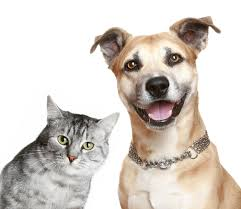
#> input picture ComputerVision/dogcat.jpg, 241 x 209 px, found by its file name
$ jupyter execute DogCatClassification.ipynb
#> lines starting #> are read from the running program, lines starting #| are printed output that depends on the picture; after the words box and inside, x2 and y2 are one past the last pixel; in counts of white or black regions, pixels touching at a corner belong together
[cell 1]
import cv2
import numpy as np

[cell 2]
image = cv2.imread("/Users/lakshmikeerthanaaravapalli/Desktop/ComputerVision/dogcat.jpg")
#> image is the input picture: shape (209, 241, 3); mean B, G, R 201.9, 208.6, 215.8
face=cv2.CascadeClassifier("/Users/lakshmikeerthanaaravapalli/Desktop/ComputerVision/haarcascade_frontalcatface.xml") #for detecting face

gray=cv2.cvtColor(image,cv2.COLOR_BGR2GRAY)
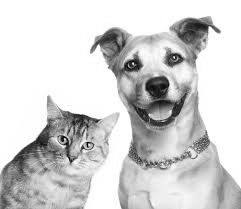
#> gray: shape (209, 241); min 1, max 255, mean 210

faces = face.detectMultiScale(gray,1.1,1)   #for  faces
#> faces = [[43, 115, 65, 65]]

for(x,y,w,h) in faces:

    image=cv2.rectangle(image,(x,y),(x+w,y+h),(127,0,205),3)
#> this loop made 1 pass
#> pass 1, `image=cv2.rectangle(image,(x,y),(x+w,y+h),(127,0,205),3)`:
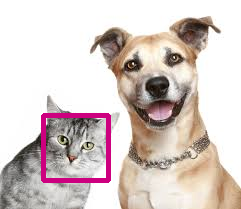
#> image: shape (209, 241, 3); 2.56% of pixels changed, all inside (x1, y1, x2, y2) = (41, 113, 111, 183)


image = cv2.resize(image,(800,700))
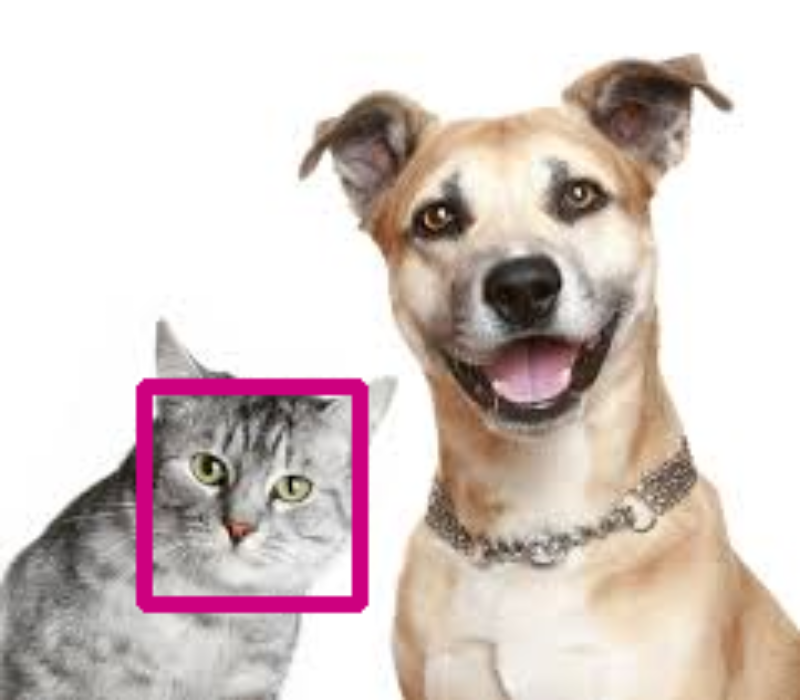
#> image: shape (700, 800, 3); mean B, G, R 200.2, 203.7, 216.1
cv2.imshow("Face Detected",image)
cv2.waitKey(0)
cv2.destroyAllWindows()

$ run again, with ComputerVision/building.jpg copied over ComputerVision/dogcat.jpg
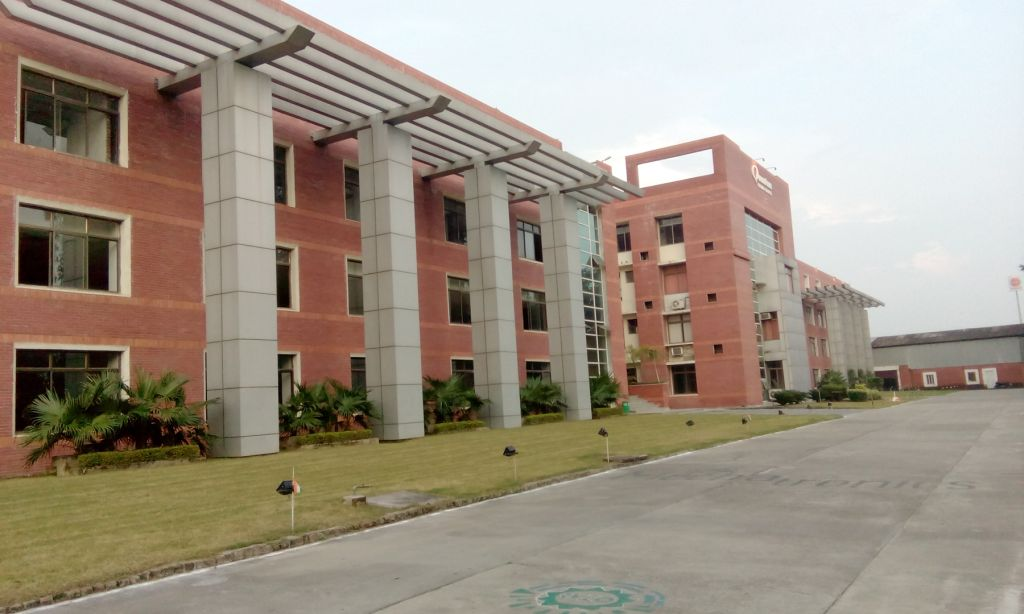
#> input picture ComputerVision/building.jpg, 1024 x 614 px, found by its file name
#> image is the input picture: shape (614, 1024, 3); mean B, G, R 132, 146.3, 158.1
#> `gray=cv2.cvtColor(image,cv2.COLOR_BGR2GRAY)`:
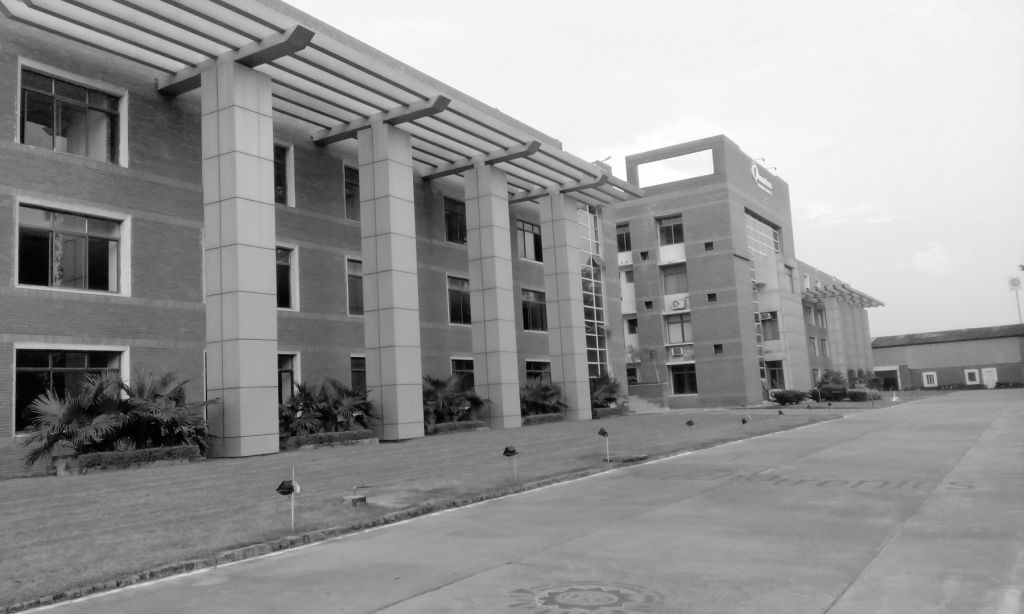
#> gray: shape (614, 1024); min 0, max 255, mean 148.2
#> faces = ()
#> `image = cv2.resize(image,(800,700))`:
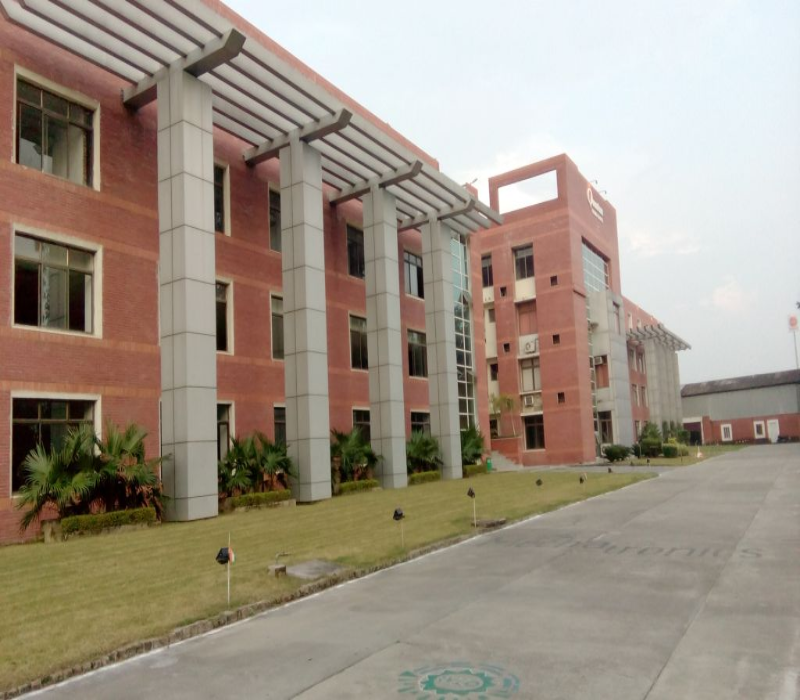
#> image: shape (700, 800, 3); mean B, G, R 131.9, 146.2, 158
